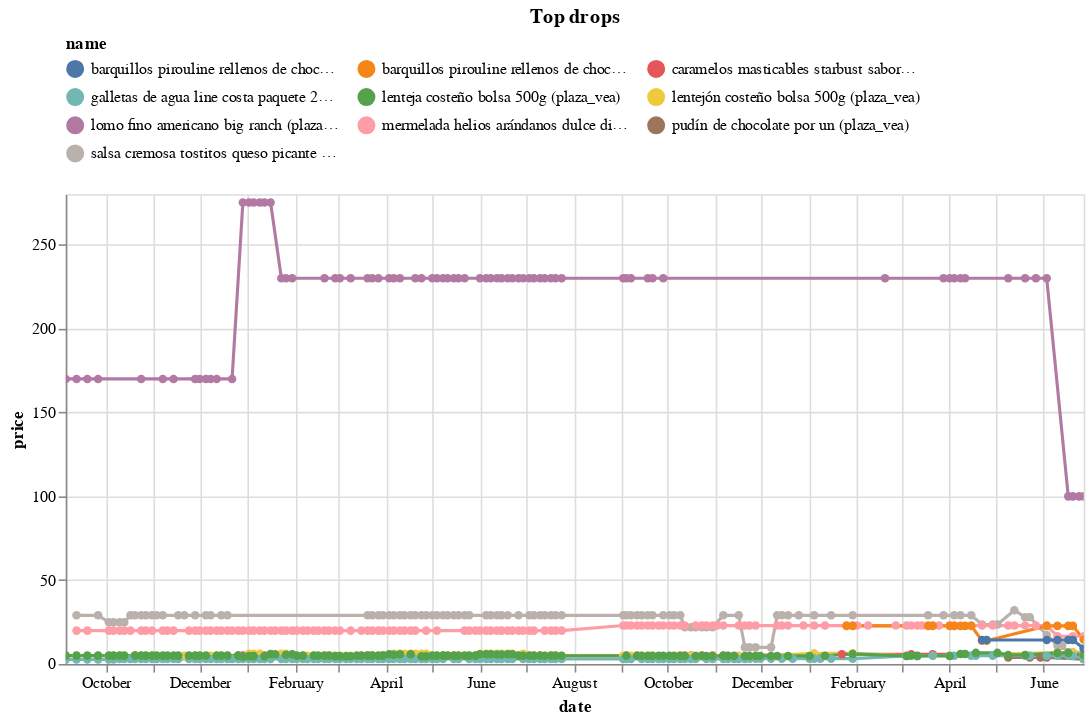

Notebook code for this chart:
### Code cell
(top_changes
 .sort_values('change')
 .head(10)
 .pipe(plot_changes, 'Top drops')
)

### Figure 1 — Vega-Lite specification as saved in the notebook (floating-point values rounded to 4 significant figures; data arrays with more than 128 entries replaced by an {"elided": "..."} marker saying what was removed)
{"config": {"view": {"continuousWidth": 300, "continuousHeight": 300}, "legend": {"columns": 3, "orient": "top"}}, "data": {"name": "data-a23f564498feeb4bb84cc839fcb1140a"}, "mark": {"type": "line", "point": true}, "encoding": {"color": {"field": "name", "scale": {"domain": ["barquillos pirouline rellenos de chocolate hazelnut caja 92g (plaza_vea)", "barquillos pirouline rellenos de chocolate hazelnut lata 92g (plaza_vea)", "caramelos masticables starbust sabores surtidos bolsa 58.7g (plaza_vea)", "galletas de agua line costa paquete 200g (plaza_vea)", "lenteja costeño bolsa 500g (plaza_vea)", "lentejón costeño bolsa 500g (plaza_vea)", "lomo fino americano big ranch (plaza_vea)", "mermelada helios arándanos dulce diet frasco 280g (plaza_vea)", "pudín de chocolate por un (plaza_vea)", "salsa cremosa tostitos queso picante frasco 425.2g (plaza_vea)"]}, "type": "nominal"}, "tooltip": [{"field": "name", "type": "nominal"}, {"field": "price", "type": "quantitative"}, {"field": "last_price", "type": "quantitative"}], "x": {"field": "date", "type": "temporal"}, "y": {"field": "price", "type": "quantitative"}}, "params": [{"name": "param_3", "select": {"type": "point", "fields": ["name"]}, "bind": "legend"}, {"name": "param_4", "select": {"type": "interval", "encodings": ["x", "y"]}, "bind": "scales"}], "title": "Top drops", "transform": [{"filter": {"param": "param_3"}}], "width": 650, "$schema": "https://vega.github.io/schema/vega-lite/v5.17.0.json", "datasets": {"data-a23f564498feeb4bb84cc839fcb1140a": {"elided": "712 records"}}}
